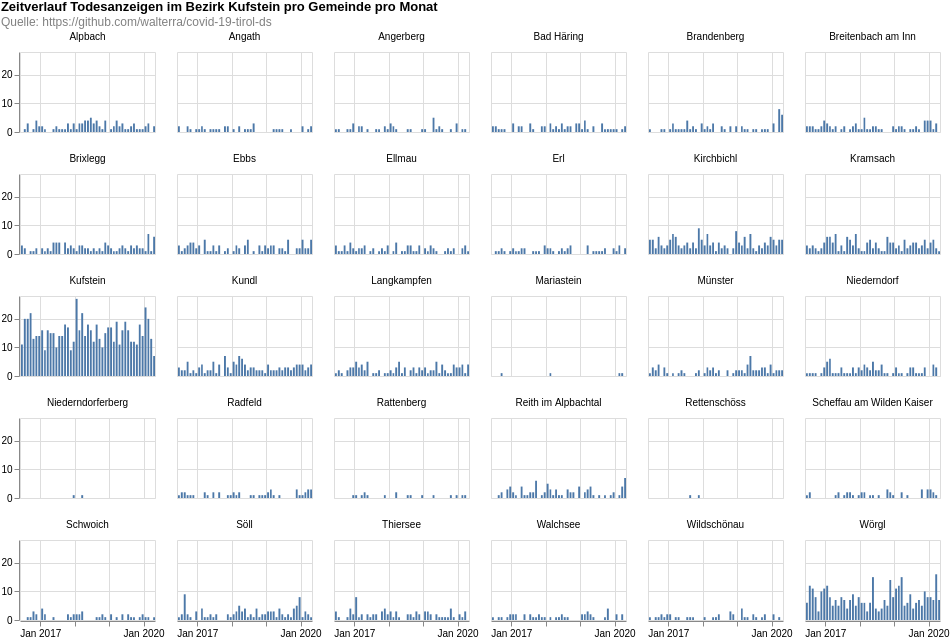

Describe this chart as a Vega-Lite specification.
### Vega-Lite specification from a JSON file in a GitHub repository (floating-point values rounded to 4 significant figures; data arrays with more than 128 entries replaced by an {"elided": "..."} marker saying what was removed)
{"$schema": "https://vega.github.io/schema/vega-lite/v4.8.1.json", "columns": 6, "config": {"view": {"continuousHeight": 300, "continuousWidth": 400}}, "data": {"name": "data-ba5c99b65fead32dbce78fc8c271a26e"}, "datasets": {"data-ba5c99b65fead32dbce78fc8c271a26e": {"elided": "2737 records"}}, "facet": {"field": "municipaly", "title": null, "type": "nominal"}, "padding": 0, "spec": {"layer": [{"encoding": {"tooltip": [{"field": "date", "timeUnit": "yearmonth", "type": "temporal"}, {"aggregate": "sum", "field": "count", "type": "quantitative"}], "x": {"field": "date", "timeUnit": "yearmonth", "title": null, "type": "temporal"}, "y": {"aggregate": "sum", "field": "count", "title": null, "type": "quantitative"}}, "height": 80, "mark": "bar", "width": 135}]}, "title": {"color": "black", "subtitle": ["Quelle: https://github.com/walterra/covid-19-tirol-ds"], "subtitleColor": "gray", "text": ["Zeitverlauf Todesanzeigen im Bezirk Kufstein pro Gemeinde pro Monat"]}}
